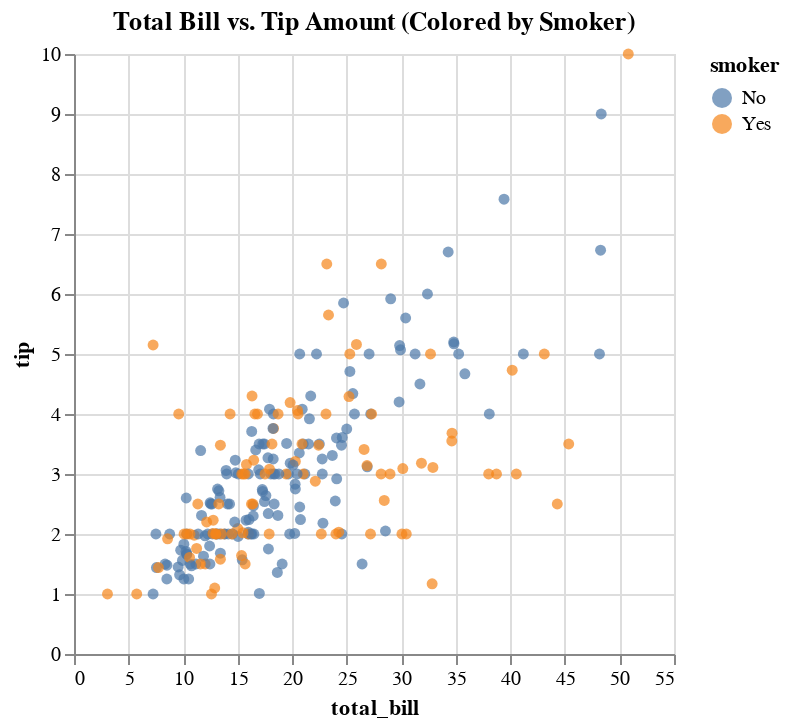

Notebook cell for this chart:
### Code cell
#8. Scatter Plot of Total Bill vs. Tip, Colored by Smoker
scatter_total_bill_tip_smoker = alt.Chart(data).mark_circle().encode(
    x='total_bill:Q',
    y='tip:Q',
    color='smoker:N',
    tooltip=['total_bill', 'tip', 'smoker']
).properties(
    title='Total Bill vs. Tip Amount (Colored by Smoker)'
)
scatter_total_bill_tip_smoker

### Figure 1 — Vega-Lite specification as saved in the notebook (floating-point values rounded to 4 significant figures; data arrays with more than 128 entries replaced by an {"elided": "..."} marker saying what was removed)
{"config": {"view": {"continuousWidth": 300, "continuousHeight": 300}}, "data": {"name": "data-f795d6974a782cd165ff81948ea68153"}, "mark": {"type": "circle"}, "encoding": {"color": {"field": "smoker", "type": "nominal"}, "tooltip": [{"field": "total_bill", "type": "quantitative"}, {"field": "tip", "type": "quantitative"}, {"field": "smoker", "type": "nominal"}], "x": {"field": "total_bill", "type": "quantitative"}, "y": {"field": "tip", "type": "quantitative"}}, "title": "Total Bill vs. Tip Amount (Colored by Smoker)", "$schema": "https://vega.github.io/schema/vega-lite/v5.17.0.json", "datasets": {"data-f795d6974a782cd165ff81948ea68153": {"elided": "244 records"}}}
